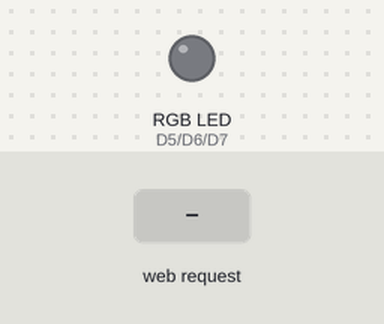
This sketch was run on a simulated ESP8266 (Wemos D1 mini). Parts: an RGB LED mixed from three pins (HIGH = lit). Inputs (shaded band) come from the test bench. WiFi joins after 1.5 s; servers stay silent unless stated; what the sketch prints to the serial monitor is not drawn.

Above: at 2.7 s.
2.8 s: HTTP request GET /REDLED=ON received
At 3.8 s:
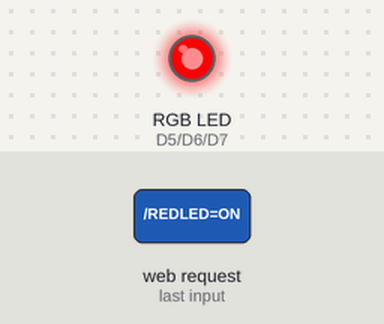
4.3 s: HTTP request GET /GREENLED=ON received
At 4.9 s:
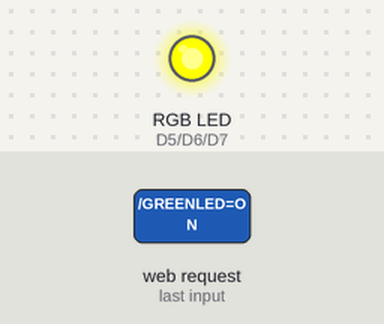
5.8 s: HTTP request GET /REDLED=OFF received
At 6.1 s:
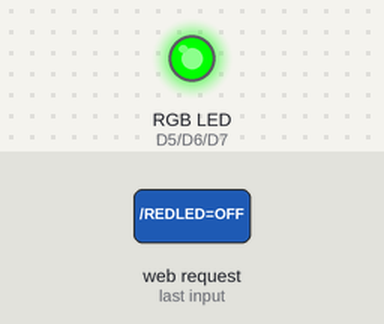
7.3 s: HTTP request GET /BLUELED=ON received
At 8.5 s:
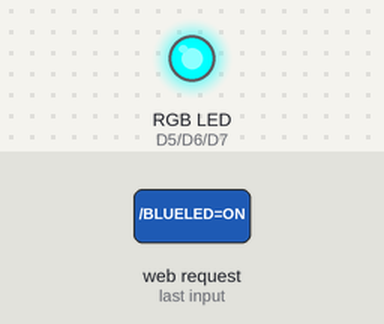
8.8 s: HTTP request GET /GREENLED=OFF received
At 9.6 s:
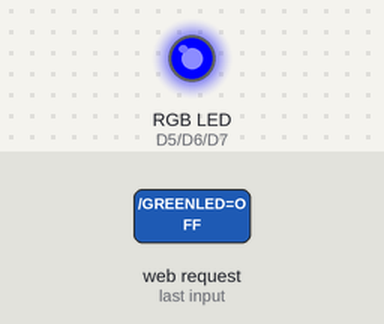
10.3 s: HTTP request GET /REDLED=ON received
At 10.7 s:
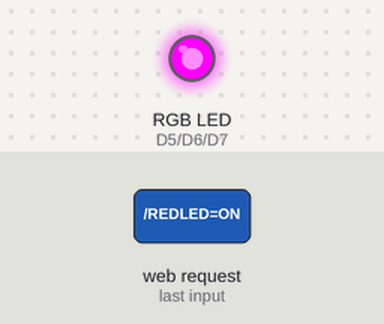
Timing chart, 0 to 12.8 s (numbered marks = the images above; inputs shaded):
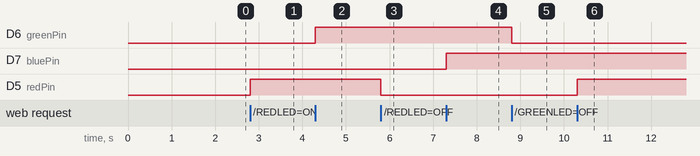

Measured:
- after the input at 2.8 s, D5 (redPin): LOW → HIGH at once
- after the input at 4.3 s, D6 (greenPin): LOW → HIGH at once
- after the input at 5.8 s, D5 (redPin): HIGH → LOW at once
- after the input at 7.3 s, D7 (bluePin): LOW → HIGH at once
- after the input at 8.8 s, D6 (greenPin): HIGH → LOW at once
- after the input at 10.3 s, D5 (redPin): LOW → HIGH at once

The sketch:

wemosrgb.ino
```cpp
#include <ESP8266WiFi.h>

const char* ssid = "iainhendry";
const char* password = "iain061271";

int redPin = D5;
int greenPin = D6;
int bluePin = D7;

WiFiServer server(80);

void setup()
{
  Serial.begin(115200);
  delay(10);

  //set up LEDs
  pinMode(redPin, OUTPUT);
  digitalWrite(redPin, LOW);
  pinMode(greenPin, OUTPUT);
  digitalWrite(greenPin, LOW);
  pinMode(bluePin, OUTPUT);
  digitalWrite(bluePin, LOW);

  // Connect to WiFi network
  Serial.print("Connecting to ");
  Serial.println(ssid);

  WiFi.begin(ssid, password);

  while (WiFi.status() != WL_CONNECTED) {
    delay(500);
    Serial.print(".");
  }
  Serial.println("WiFi connected");

  // Start the server
  server.begin();
  Serial.println("Server started");

  // Print the IP address
  Serial.print("Use this URL : ");
  Serial.print("http://");
  Serial.print(WiFi.localIP());
  Serial.println("/");

}

void loop() {
  // Check if a client has connected
  WiFiClient client = server.available();
  if (!client) {
    return;
  }

  // Wait until the client sends some data
  Serial.println("new client");
  while(!client.available()){
    delay(1);
  }

  // Read the first line of the request
  String request = client.readStringUntil('\r');
  Serial.println(request);
  client.flush();

  // Match the request
  int redvalue = LOW;
  if (request.indexOf("/REDLED=ON") != -1) {
    digitalWrite(redPin, HIGH);
    redvalue = HIGH;
  }
  if (request.indexOf("/REDLED=OFF") != -1){
    digitalWrite(redPin, LOW);
    redvalue = LOW;
  }

  int greenvalue = LOW;
  if (request.indexOf("/GREENLED=ON") != -1) {
    digitalWrite(greenPin, HIGH);
    greenvalue = HIGH;
  }
  if (request.indexOf("/GREENLED=OFF") != -1){
    digitalWrite(greenPin, LOW);
    greenvalue = LOW;
  }

  int bluevalue = LOW;
  if (request.indexOf("/BLUELED=ON") != -1) {
    digitalWrite(bluePin, HIGH);
    bluevalue = HIGH;
  }
  if (request.indexOf("/BLUELED=OFF") != -1){
    digitalWrite(bluePin, LOW);
    bluevalue = LOW;
  }


  // Return the response
  client.println("HTTP/1.1 200 OK");
  client.println("Content-Type: text/html");
  client.println(""); //  do not forget this one
  client.println("<!DOCTYPE HTML>");
  client.println("<html>");

  client.print("Red led pin is now: ");
  if(redvalue == HIGH) {
    client.print(" On");
  } else {
    client.print(" Off");
  }
  client.println("<br>");

  client.print("Green led pin is now: ");
  if(greenvalue == HIGH) {
    client.print(" On");
  } else {
    client.print(" Off");
  }
  client.println("<br>");

  client.print("Blue led pin is now: ");
  if(bluevalue == HIGH) {
    client.print(" On");
  } else {
    client.print(" Off");
  }
  client.println("<br>");

  client.println("<table>");
  client.println("<tr><td>");
  client.println("<a href=\"/REDLED=ON\"><input type=\"button\" value=\"RED LED ON\"></a><br>");
  client.println("</td><td>");
  client.println("<a href=\"/REDLED=OFF\"><input type=\"button\" value=\"RED LED OFF\"></a><br>");
  client.println("</td></tr>");
  client.println("<tr><td>");
  client.println("<a href=\"/GREENLED=ON\"><input type=\"button\" value=\"GREEN LED ON\"></a><br>");
  client.println("</td><td>");
  client.println("<a href=\"/GREENLED=OFF\"><input type=\"button\" value=\"GREEN LED OFF\"></a><br>");
  client.println("</td></tr>");
  client.println("<tr><td>");
  client.println("<a href=\"/BLUELED=ON\"><input type=\"button\" value=\"BLUE LED ON\"></a><br>");
  client.println("</td><td>");
  client.println("<a href=\"/BLUELED=OFF\"><input type=\"button\" value=\"BLUE LED OFF\"></a><br>");
  client.println("</td></tr>");
  client.println("</table>");
  client.println("</html>");

  delay(1);
  Serial.println("Client disconnected");
  Serial.println("");

}
```
